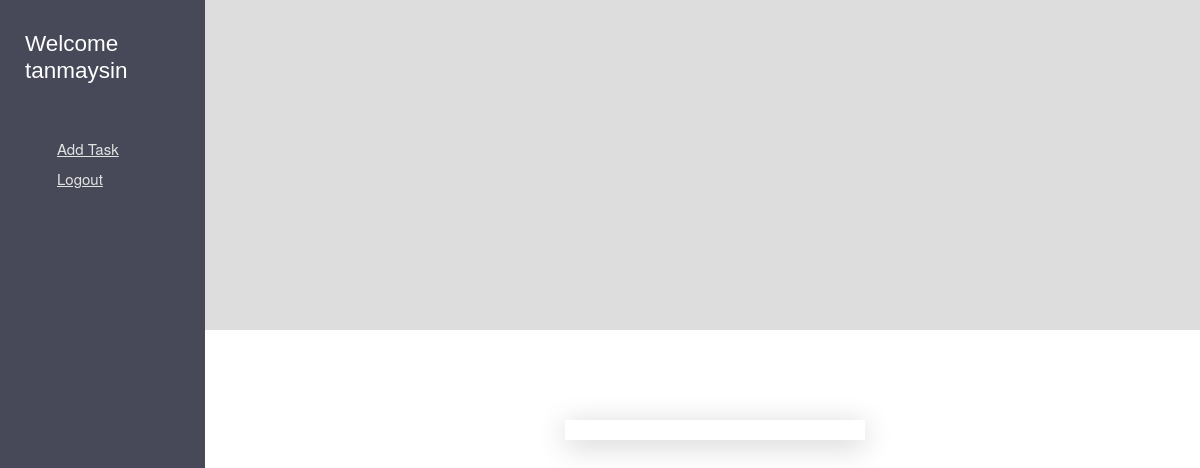
The app's page / (signed in), older data.
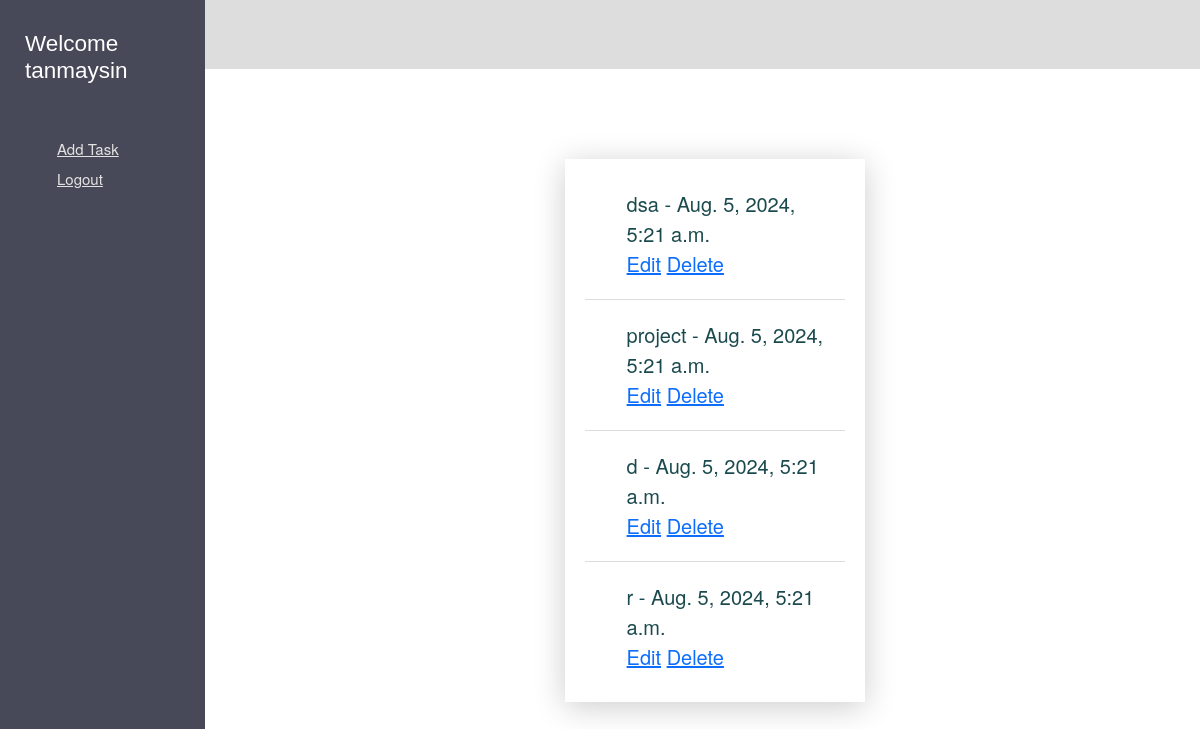
The same page, newer data.
### tasks/models.py (models this page shows, shortened)
class Task(models.Model):
    title = models.CharField(max_length=200)
    description = models.TextField(blank=True, null=True)
    created_at = models.DateTimeField(auto_now_add=True)
    due_date = models.DateTimeField(blank=True, null=True)
    priority = models.CharField(max_length=50, choices=[('High', 'High'), ('Medium', 'Medium'), ('Low', 'Low')])
    completed = models.BooleanField(default=False)
    category = models.ForeignKey(Category, on_delete=models.CASCADE)
    user = models.ForeignKey(User, on_delete=models.CASCADE)

### tasks/views.py (the view)
# urls.py: path('', views.task_list, name='task_list'),
@login_required
def task_list(request):
    tasks = Task.objects.filter(user=request.user)
    return render(request, 'tasks/task_list.html', {'tasks': tasks})

### tasks/templates/tasks/task_list.html (shortened to what this page needs)
{% load static %}
<!DOCTYPE html>
<html lang="en">
<head>
    <link rel="stylesheet" href="https://cdnjs.cloudflare.com/ajax/libs/bootstrap/5.1.3/css/bootstrap.min.css">
    <link rel="stylesheet" href="{% static 'tasks/css/list.css' %}">
</head>
<body>
    <aside>
        <h1>{% if user.is_authenticated %} Welcome {{ user.username }} {% endif %}</h1>
        <nav>
          <ul>
            <li><a href="{% url 'task_create' %}">Add Task</a></li>
            <li><a href="{% url 'logout' %}">Logout</a></li>
          </ul>
        </nav>
    </aside>
    <div class="container">
        <div class="todo-list">
            {% for task in tasks %}
                <label class="todo">
                    <div class="todo__text">{{ task.title }} - {{ task.due_date }}</div>
                    <a href="{% url 'task_edit' task.pk %}">Edit</a>
                    <a href="{% url 'task_delete' task.pk %}">Delete</a>
                </label>
            {% endfor %}
        </div>
    </div>
</body>
</html>

### tasks/static/tasks/css/list.css (style rules this page uses)
.todo__text { color: #1B4A4E; transition: all 0.4s linear 0.4s; }
.todo-list { background: #FFF; font-size: 20px; max-width: 15em; margin: auto; padding: 0.5em 1em; box-shadow: 0 5px 30px rgba(0, 0, 0, 0.2); }
.todo { display: block; position: relative; padding: 1em 1em 1em 16%; margin: 0 auto; cursor: pointer; border-bottom: solid 1px #ddd; }
.todo:last-child { border-bottom: none; }
.todo__icon { position: absolute; top: 0; bottom: 0; left: 0; width: 100%; height: auto; margin: auto; fill: none; stroke: #27FDC7; stroke-width: 2; stroke-linejoin: round; stroke-linecap: round; }
html { background: #ddd; height: 100%; display: flex; }
body { width: 100%; margin: auto; }
* { margin: 0; padding: 0; text-decoration: none; list-style: none; box-sizing: border-box; }
body { -webkit-font-smoothing: antialiased; font: normal 15px/1.5 "Helvetica Neue", Helvetica, Arial, sans-serif; color: #232525; display: flex; }
aside { width: 205px; padding-top: 30px; padding-left: 25px; top: 0; bottom: 0; background-color: #474958; position: fixed; z-index: 400; }
.container { margin-left: 230px; padding: 30px; width: calc(100% - 230px); box-sizing: border-box; padding-top: 90px; }
nav { display: block; }
nav ul li { line-height: 30px; }
nav ul li a { color: #e3e2e2; }
h1 { font-family: Arial, Helvetica, sans-serif; color: white; margin-bottom: 50px; font-size: 1.5em; }

Row changes from the older to the newer data that the page shows:
added Task: title "dsa", due_date "Aug. 5, 2024, 5:21 a.m."
added Task: title "project", due_date "Aug. 5, 2024, 5:21 a.m."
added Task: title "d", due_date "Aug. 5, 2024, 5:21 a.m."
added Task: title "r", due_date "Aug. 5, 2024, 5:21 a.m."
